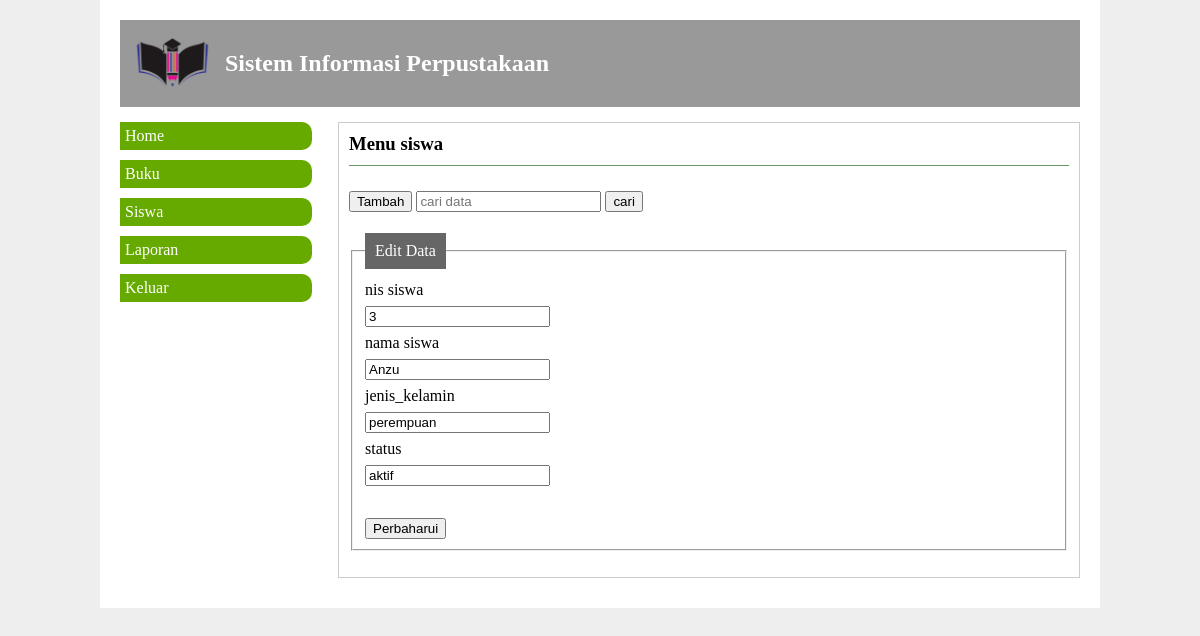
Page /index.php?p=siswa&a=edit&cr=3 (signed in) on the committed database.
### tables this page shows
CREATE TABLE `siswa` (
  `nis` int(255) NOT NULL,
  `nama` varchar(255) NOT NULL,
  `jenis_kelamin` varchar(255) NOT NULL,
  `status` varchar(255) NOT NULL
);

### siswa.php (the view, shortened to what this page needs)
<?php
 require_once "koneksi.php";
 $cr=$_GET['cr'];
 $aksi=$_GET['a'];
?>
<h3>Menu siswa</h3>
<div class="fhead">
 <a href="index.php?p=siswa&a=input"><button>Tambah</button></a>
 <form>
 <input type="text" name="cr" placeholder="cari data">
 <input type="submit" name="cari" value="cari">
 </form>
</div>
<?php if($aksi=="input"){?>
<form action="siswa_aksi.php?p=siswa" method="post">
 <fieldset>
<legend>Input Data</legend>
nis siswa<br>
<input type="text" name="nis" placeholder="nis siswa"
><br>
nama siswa<br>
<input type="text" name="nama" placeholder="nama siswa"
required><br>
jenis_kelamin<br>
<input type="text" name="jenis_kelamin"
placeholder="jenis_kelamin" required><br>
status<br>
<input type="text" name="status" placeholder="status"
required><br>
<input type="submit" name="insert" value="Simpan">
 </fieldset>
 </form>
<?php }else if($aksi=="edit"){
 $qr=mysqli_query($konek,"select * from siswa where
nis='$cr'");
 $dt=mysqli_fetch_array($qr);
?>
 <form action="siswa_aksi.php?p=siswa" method="post">
 <fieldset>
<legend>Edit Data</legend>
nis siswa<br>
<input type="text" name="nis" placeholder="nis siswa"
value="<?=$dt['nis']?>" readonly required><br>
nama siswa<br>
<input type="text" name="nama" placeholder="nama siswa"
value="<?=$dt['nama']?>" required><br>
jenis_kelamin<br>
<input type="text" name="jenis_kelamin"
placeholder="jenis_kelamin" value="<?=$dt['jenis_kelamin']?>"
required><br>
status<br>
<input type="text" name="status" placeholder="status"
value="<?=$dt['status']?>" required><br>
<br>
<input type="submit" name="update" value="Perbaharui">
 </fieldset>
 </form>
<?php }else{
 if(mysqli_num_rows($qr)>0){
?>
 <table border="1">
 <tr>
 <th>No</th>
 <th>nis</th>
 <th>nama</th>
 <th>jenis_kelamin</th>
 <th>status</th>
 <th>Aksi</th>
 </tr>
<?php
 while($dt=mysqli_fetch_array($qr)){
?>
 <tr>
<td><?=++$no;?></td>
<td><?=$dt['nis'];?></td>
<td><?=$dt['nama'];?></td>
<td><?=$dt['jenis_kelamin'];?></td>
<td><?=$dt['status'];?></td>
<td>
 <a
href="index.php?p=siswa&a=edit&cr=<?=$dt['nis']?>"><button
class="bt bt-edit">edit</button></a>
 <a href="siswa_aksi.php?p=siswa&a=hapus&cr=<?=$dt['nis']?>"
onclick="return confirm('yakin akan dihapus?')"><button
class="bt bt-del">delete</button></a>
</td>
 </tr>
<?php } ?>
 </table>
<?php }}?>

### gaya.css (style rules this page uses)
body { margin:0px; background:#eee; font-family:calibri; }
.kanan h3 { display:block; margin-top:0px; padding-bottom:10px; border-bottom:1px solid #696; }
.kanan button { margin-bottom:10px; }
.fhead button,.fhead form { display:inline-block; }
.kanan a { text-decoration:none; }
.kanan form { line-height:200%; }
legend { background:#666; color: #fff; padding: 2px 10px; }

### rows in the picture
siswa: nis "3", nama "Anzu", jenis_kelamin "perempuan", status "aktif"
